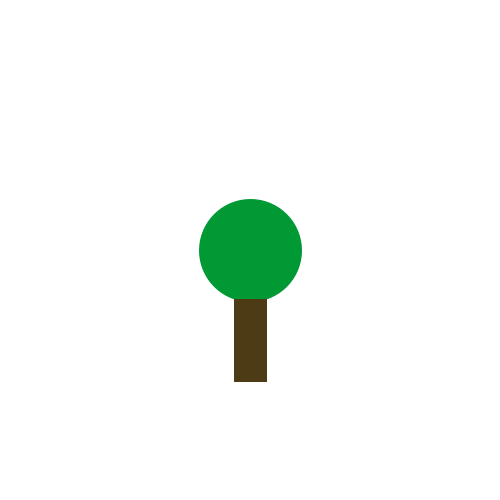
Frame 1 (no input)
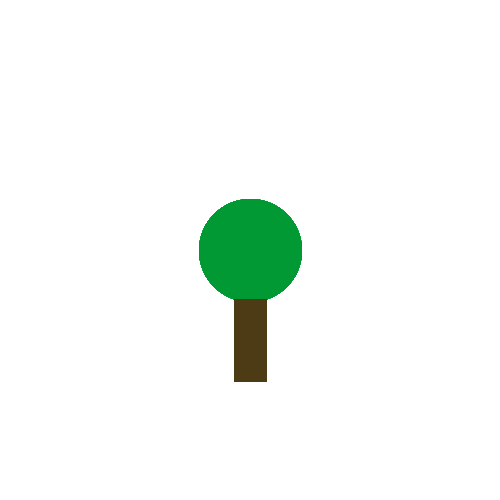
Frame 60 (the mouse pressed at the canvas centre just before this capture)
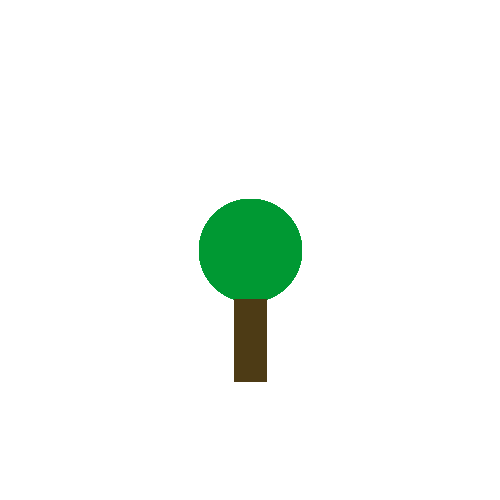
Frame 120 (the mouse held since frame 60 and released just before this capture)

The Processing sketch that drew these frames (run headless with seeded random() and noise(); from frame 60 on, the mouse is pressed at the canvas centre):

// Processing sketch: H09_Opd_9
// ── H09_Opd_9.pde

void setup(){
  size(500,500);
  background(255,255,255);

}

void draw(){
  singletreemaker(250,250,100,100,235,300,30,80);

}

void singletreemaker(int x1, int y1, int w1, int h1, int x2, int y2, int w2, int h2){
  fill(#009933);
  stroke(#009933);
  strokeWeight(3);
  ellipse(x1,y1,w1,h1);
  fill(#4D3B15);
  stroke(#4D3B15);
  strokeWeight(3);
  rect(x2,y2,w2,h2);


}
